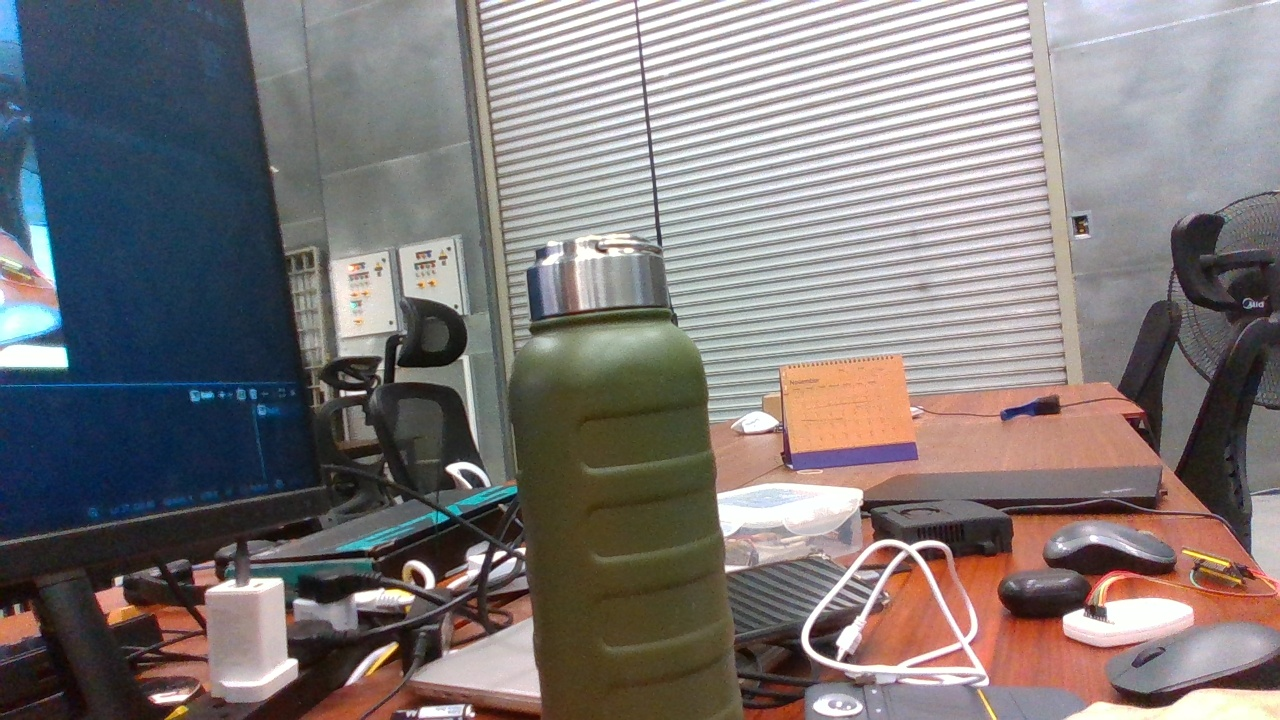
#> input picture src/d435i_vio_py/images/d435i_1764225322210644006.jpg, 1280 x 720 px, given in place of the camera
$ python canny_sobel.py
#> lines starting #> are read from the running program, lines starting #| are printed output that depends on the picture
import cv2

cam = cv2.VideoCapture(0, cv2.CAP_AVFOUNDATION)


if not cam.isOpened():
    print("Camera failed to oqpen")
    exit(1)

cam.set(cv2.CAP_PROP_FRAME_WIDTH, 500)
cam.set(cv2.CAP_PROP_FRAME_HEIGHT, 300)

while True:
    ret, frame = cam.read()
#> frame is the input picture: shape (720, 1280, 3); mean B, G, R 120.4, 120.3, 126.1
    if not ret:
        print("Failed to grab frame")
        break

    # TODO: process frame here
    gray = cv2.cvtColor(frame, cv2.COLOR_BGR2GRAY)
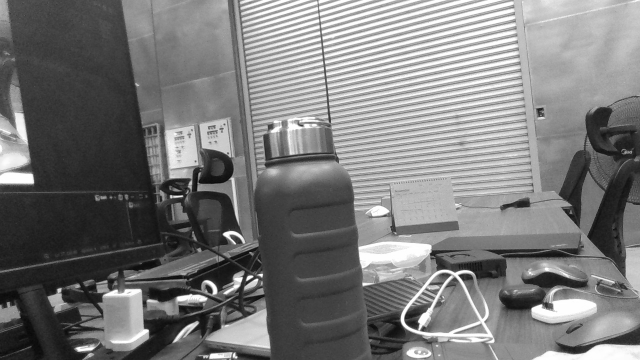
#> gray: shape (720, 1280) (shown at 1/2 size); min 2, max 255, mean 122.1
    blurred = cv2.GaussianBlur(gray,  (5,5), 1)
    canny = cv2.Canny(blurred, 50, 100)
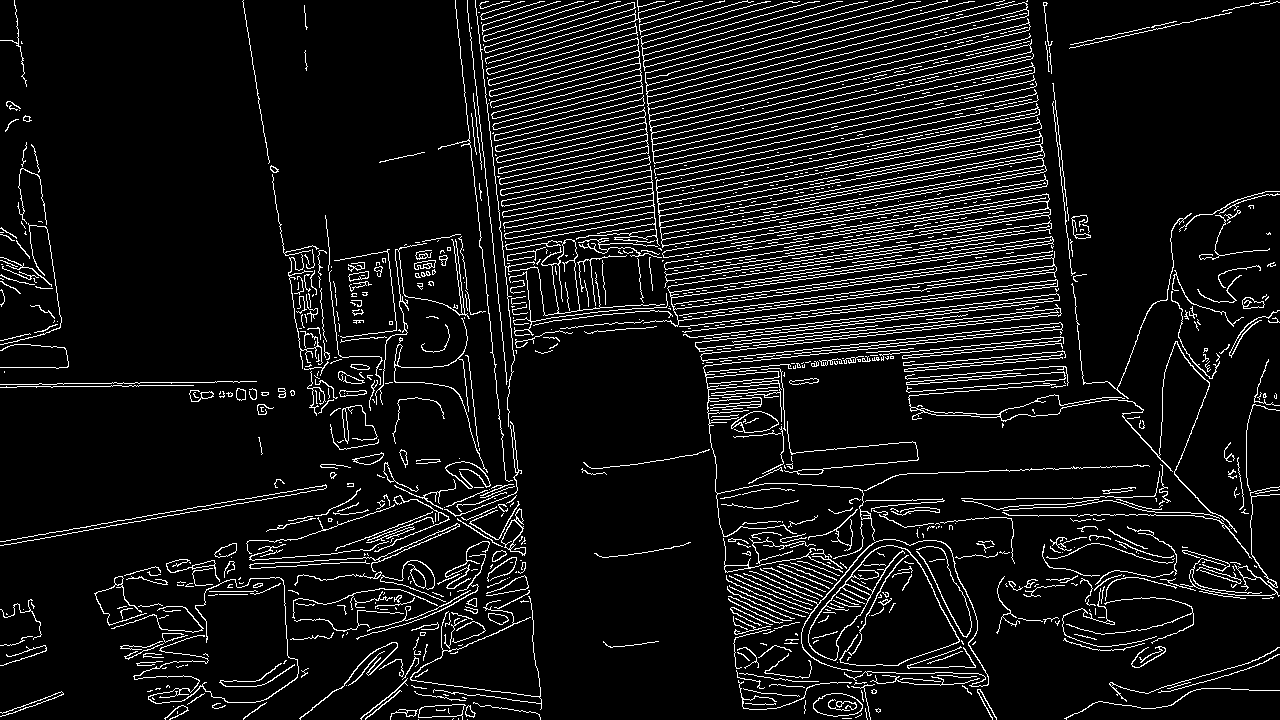
#> canny: shape (720, 1280); 8.5% white in thin lines or dots
#> (the run stopped early here; a loop or call above may not have finished)

$ run again, on src/d435i_vio_py/images/d435i_1764225325934679269.jpg
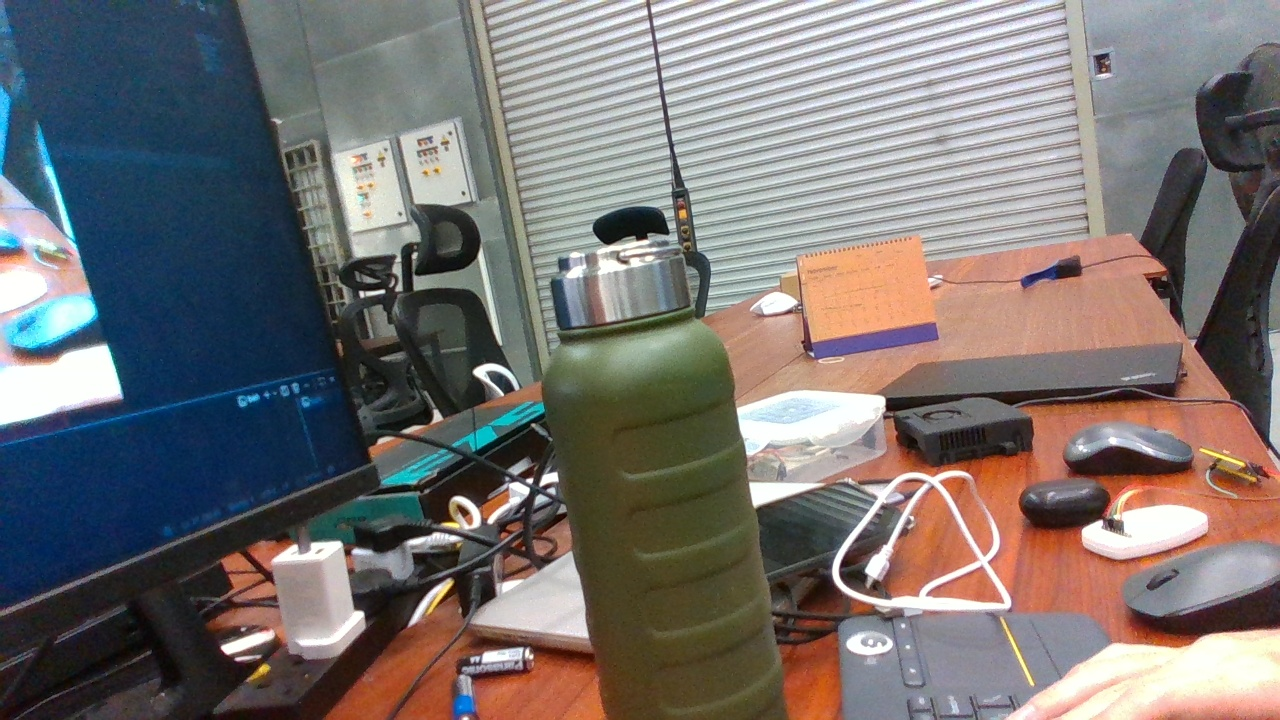
#> input picture src/d435i_vio_py/images/d435i_1764225325934679269.jpg, 1280 x 720 px, given in place of the camera
#> frame is the input picture: shape (720, 1280, 3); mean B, G, R 113.2, 114.4, 119.4
#> `gray = cv2.cvtColor(frame, cv2.COLOR_BGR2GRAY)`:
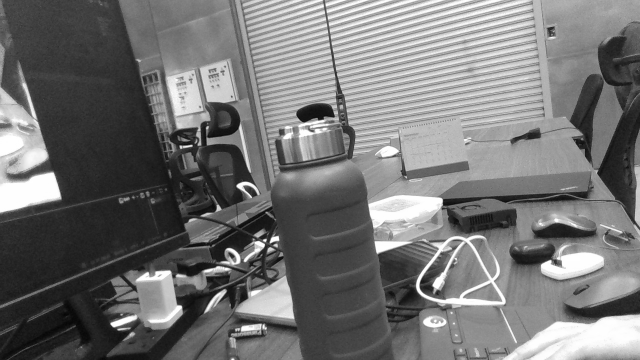
#> gray: shape (720, 1280) (shown at 1/2 size); min 2, max 255, mean 115.8
#> `canny = cv2.Canny(blurred, 50, 100)`:
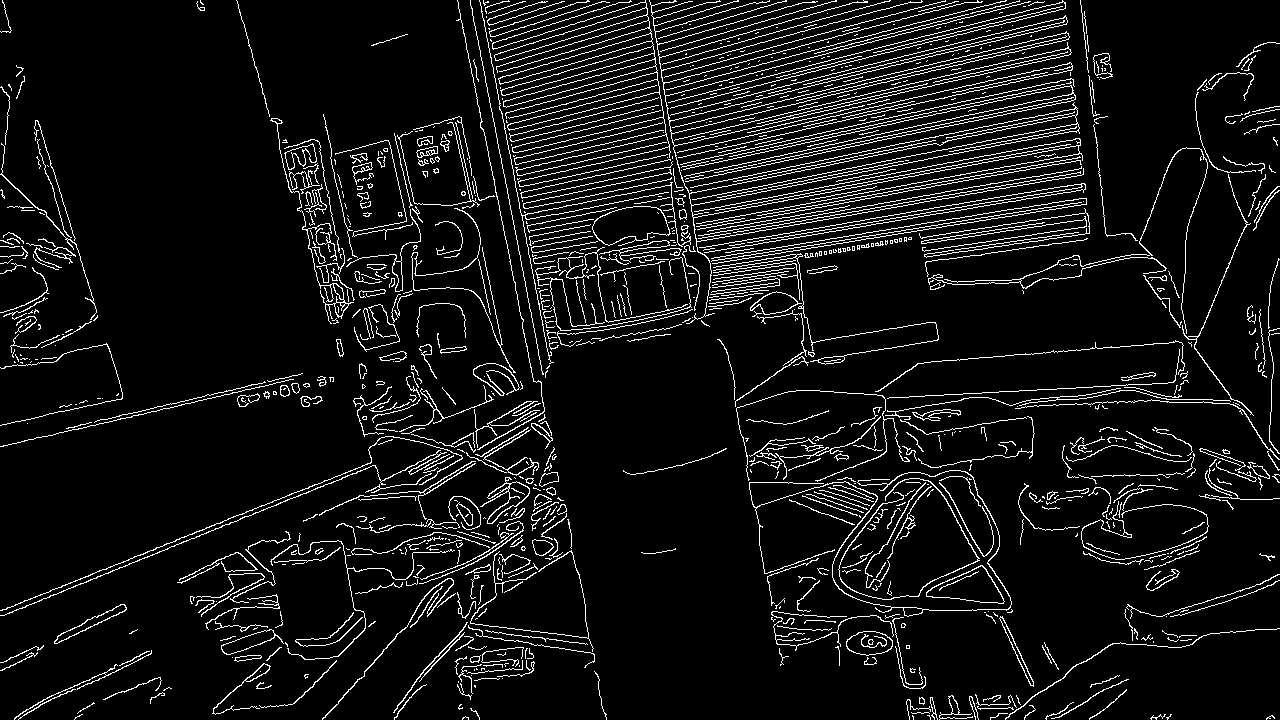
#> canny: shape (720, 1280); 7.7% white in thin lines or dots

$ run again, on src/d435i_vio_py/images/d435i_1764225328267671585.jpg
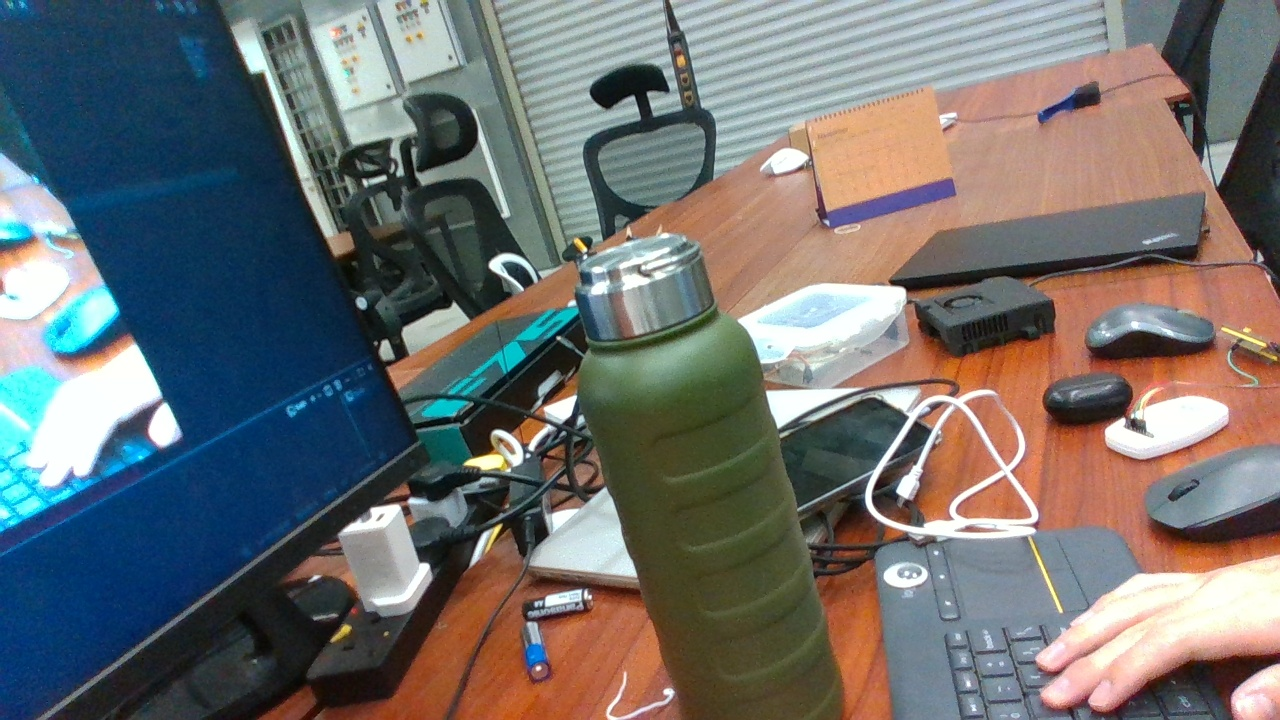
#> input picture src/d435i_vio_py/images/d435i_1764225328267671585.jpg, 1280 x 720 px, given in place of the camera
#> frame is the input picture: shape (720, 1280, 3); mean B, G, R 110.7, 111.4, 110.8
#> `gray = cv2.cvtColor(frame, cv2.COLOR_BGR2GRAY)`:
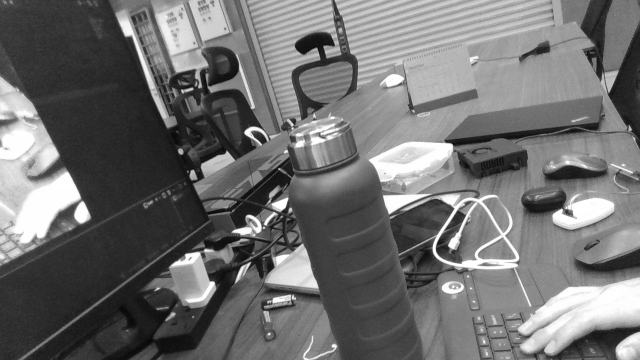
#> gray: shape (720, 1280) (shown at 1/2 size); min 2, max 255, mean 111.1
#> `canny = cv2.Canny(blurred, 50, 100)`:
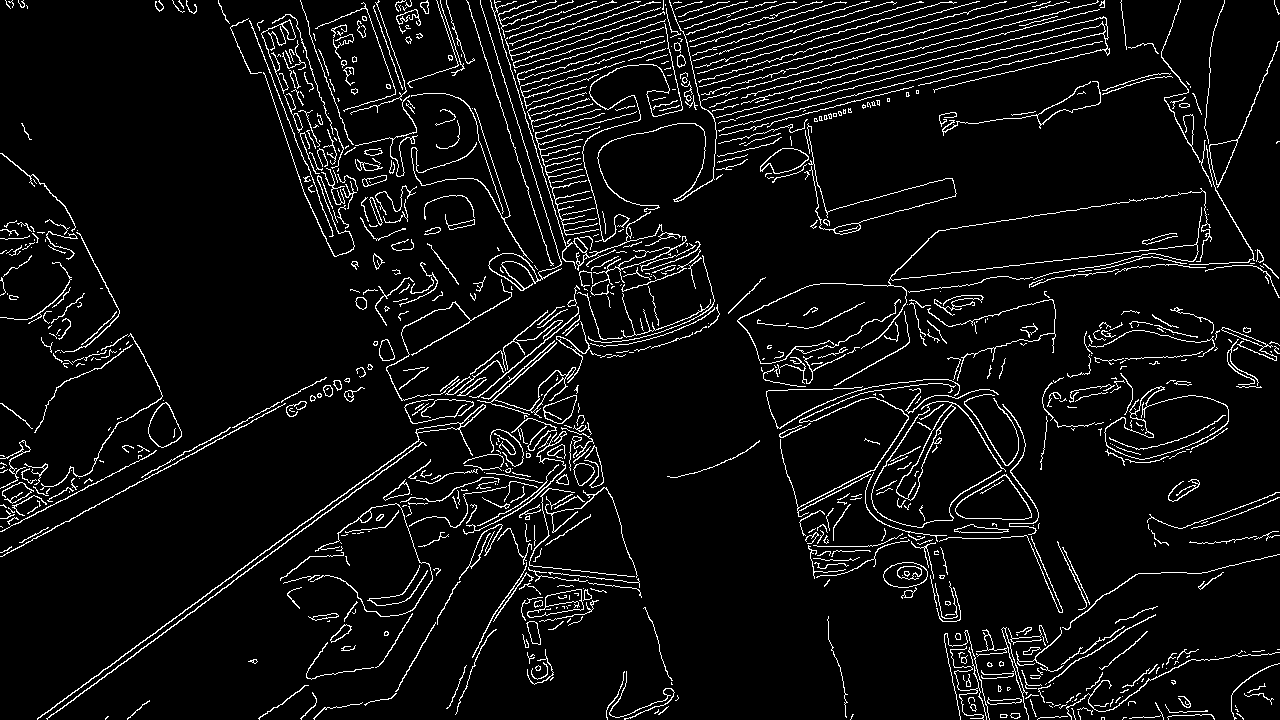
#> canny: shape (720, 1280); 6.2% white in thin lines or dots
